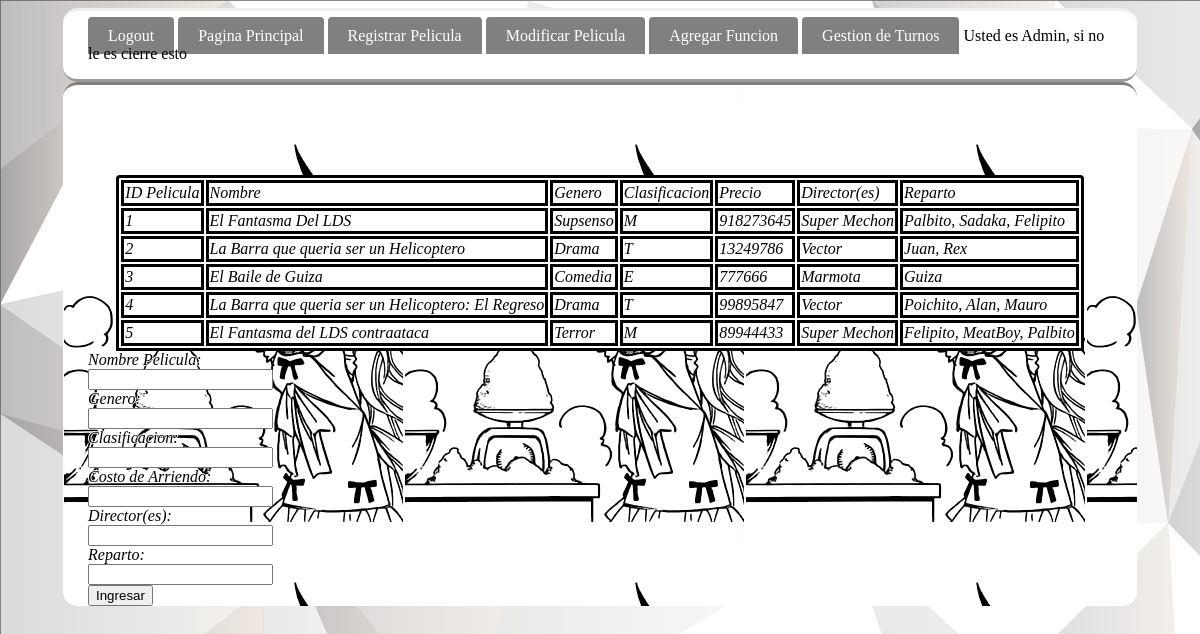
/peliculaR.php, run on the app's committed database.
### tables this page shows
CREATE TABLE IF NOT EXISTS `peliculas` (
  `id_pelicula` int(11) NOT NULL AUTO_INCREMENT,
  `Nombre` varchar(50) NOT NULL,
  `Genero` varchar(50) NOT NULL,
  `Clasificacion` varchar(50) NOT NULL,
  `Precio` int(11) NOT NULL,
  `Directores` varchar(50) NOT NULL,
  `Actores` varchar(50) NOT NULL,
  PRIMARY KEY (`id_pelicula`)
);

### peliculaR.php (the view, shortened to what this page needs)
<!DOCTYPE html>
<html>
  <head>
    <link href="diseño.css" rel="stylesheet"/>
      <body>
        <div class ="menu">
          <ul id="menu">
            <li><a href="index.php">Logout</a></li>
            <li><a href="empleado.php">Pagina Principal</a></li>
            <li><a href="peliculaR.php">Registrar Pelicula</a></li>
            <li><a href="peliculaM.php">Modificar Pelicula</a></li>
            <li><a href="funcion.php">Agregar Funcion</a></li>
            <li><a href="turno.php">Gestion de Turnos</a></li>
            <li>Usted es Admin, si no le es cierre esto</li>
          </ul>
        </div>
        <div class="contenido">
        <table>
                <tr>
                    <td>ID Pelicula</td>
                    <td>Nombre</td>
                    <td>Genero</td>
                    <td>Clasificacion</td>
                    <td>Precio</td>
                    <td>Director(es)</td>
                    <td>Reparto</td>
                </tr>
			<?php
                $servername = "localhost";
                $username = "root";
                $password = "";
                $dbname = "tarea2";
                $conn = new mysqli($servername,$username,$password,$dbname);
                $sql = "SELECT * FROM peliculas";
                $result = $conn->query($sql) or die("Falló la consulta" .$conn->error);
                if ($result->num_rows > 0) {
                while($rows=  mysqli_fetch_array($result)){
                    echo "<tr><td>".$rows[0]."</td>";
                    echo "<td>".$rows[1]."</td>";
                    echo "<td>".$rows[2]."</td>";
                    echo "<td>".$rows[3]."</td>";
                    echo "<td>".$rows[4]."</td>";
                    echo "<td>".$rows[5]."</td>";
                    echo "<td>".$rows[6]."</tr><br>";
                    }
                }
                else {
                  echo "0 results";
                }
            ?>
        </table>
			<form action="registroPeli.php" method="POST">
            Nombre Pelicula:<br>
            <input type="text" name="nombre"><br>
            Genero:<br>
            <input type="text" name="genero"><br>
            Clasificacion:<br>
            <input type="text" name="clasificacion"><br>
            Costo de Arriendo:<br>
            <input type="text" name="precio"><br>
            Director(es):<br>
            <input type="text" name="directores"><br>
            Reparto:<br>
            <input type="text" name="actores"><br>
            <input type="submit" value="Ingresar">
          </form>
        </div>
      </body>
</html>

### diseño.css (style rules this page uses)
body { background-color: gray; background-image: url("pasteleria-santo-tome.jpg"); }
.menu { margin: auto; width: 1024px; padding-right: 25px; padding-left: 25px; border-top-style: outset; border-bottom-style: outset; background-color: white; border-radius: 15px; }
ul#menu { padding: 0; }
ul#menu li { display: inline; }
ul#menu li a { background-color: gray; color: white; padding: 10px 20px; text-decoration: none; border-radius: 4px 4px 0 0; text-shadow: none; }
table { margin:auto; border-color: black; border-style: solid; border-radius: 4px 4px 0 0; overflow-y: auto; background-color: white; }
tr { border-color: black; border-style: solid; background-color: white; }
td { border-color: black; border-style: solid; background-color: white; }
.contenido { margin: auto; width: 1024px; padding-right: 25px; padding-left: 25px; border-top-style: outset; height: 120%; border-top-color: gray; border-right-color: gray; border-bottom-color: gray; border-left-color: gray; border-radius: 15px; background-color: white; font-style: oblique; color: black; text-shadow: -1px 0 white, 0 1px white, 1px 0 white, 0 -1px white; background-image: url("Especial_7.png"); }

### data on the page
peliculas: id_pelicula "1", Nombre "El Fantasma Del LDS", Genero "Supsenso", Clasificacion "M", Precio "918273645", Directores "Super Mechon", Actores "Palbito, Sadaka, Felipito"
peliculas: id_pelicula "2", Nombre "La Barra que queria ser un Helicoptero", Genero "Drama", Clasificacion "T", Precio "13249786", Directores "Vector", Actores "Juan, Rex"
peliculas: id_pelicula "3", Nombre "El Baile de Guiza", Genero "Comedia", Clasificacion "E", Precio "777666", Directores "Marmota", Actores "Guiza"
peliculas: id_pelicula "4", Nombre "La Barra que queria ser un Helicoptero: El Regreso", Genero "Drama", Clasificacion "T", Precio "99895847", Directores "Vector", Actores "Poichito, Alan, Mauro"
peliculas: id_pelicula "5", Nombre "El Fantasma del LDS contraataca", Genero "Terror", Clasificacion "M", Precio "89944433", Directores "Super Mechon", Actores "Felipito, MeatBoy, Palbito"
